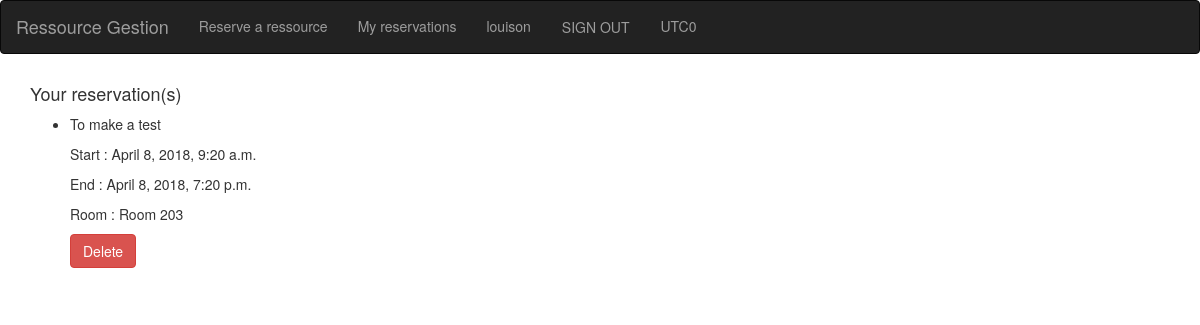
The page /myreservation/ (signed in) on the database as committed earlier.
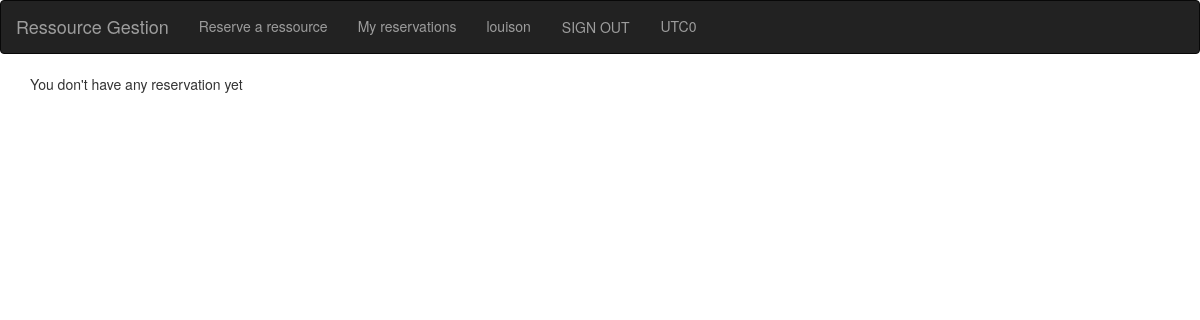
The same page on the database as committed later.
### reservation/models.py (models this page shows, shortened)
class Reservation(models.Model):
    room = models.ForeignKey(Room, on_delete=models.CASCADE)
    startTime = models.DateTimeField('start date')
    endTime = models.DateTimeField('end date')
    reason = models.CharField(max_length=200)
    owner = models.ForeignKey('auth.User', related_name='reservation', on_delete=models.CASCADE)

class Room(models.Model):
    name = models.CharField(max_length=200)
    def __str__(self):
        return self.name

### reservation/views.py (the view)
# urls.py: url(r'^myreservation/$', views.myReservation, name='myReservation'),
def myReservation(request):
    reservation_list = Reservation.objects.filter(owner=request.user)
    context = {'reservation_list': reservation_list}
    return render(request, 'reservation/myReservation.html', context)

### reservation/templates/reservation/myReservation.html (shortened to what this page needs)
{% extends 'reservation/layout.html' %}
{% block content %}
  <div class="container">
  	{% if reservation_list %}
  			<h4>Your reservation(s) </h4>
  	    <ul>
  	    {% for reservation in reservation_list %}
  	        <li>
              <p>{{ reservation.reason }}</p>
              <p>Start : {{ reservation.startTime }}</p>
              <p>End : {{ reservation.endTime }}</p>
              <p>Room : {{ reservation.room }}</p>
              <button class="btn btn-danger" idResa="{{ reservation.id }}" >Delete</button>
            </li>
            <br>
  	    {% endfor %}
  	    </ul>
        {% load static %}
  	{% else %}
  	    <p>You don't have any reservation yet</p>
  	{% endif %}
  </div>
{% endblock %}

Rows that differ between the two databases and show on the page:
removed Reservation: reason "To make a test", startTime "April 8, 2018, 9:20 a.m.", endTime "April 8, 2018, 7:20 p.m.", room "Room 203"
Other text that changed with them:
text no longer shown: "Your reservation(s)"
text now shown: "You don't have any reservation yet"
